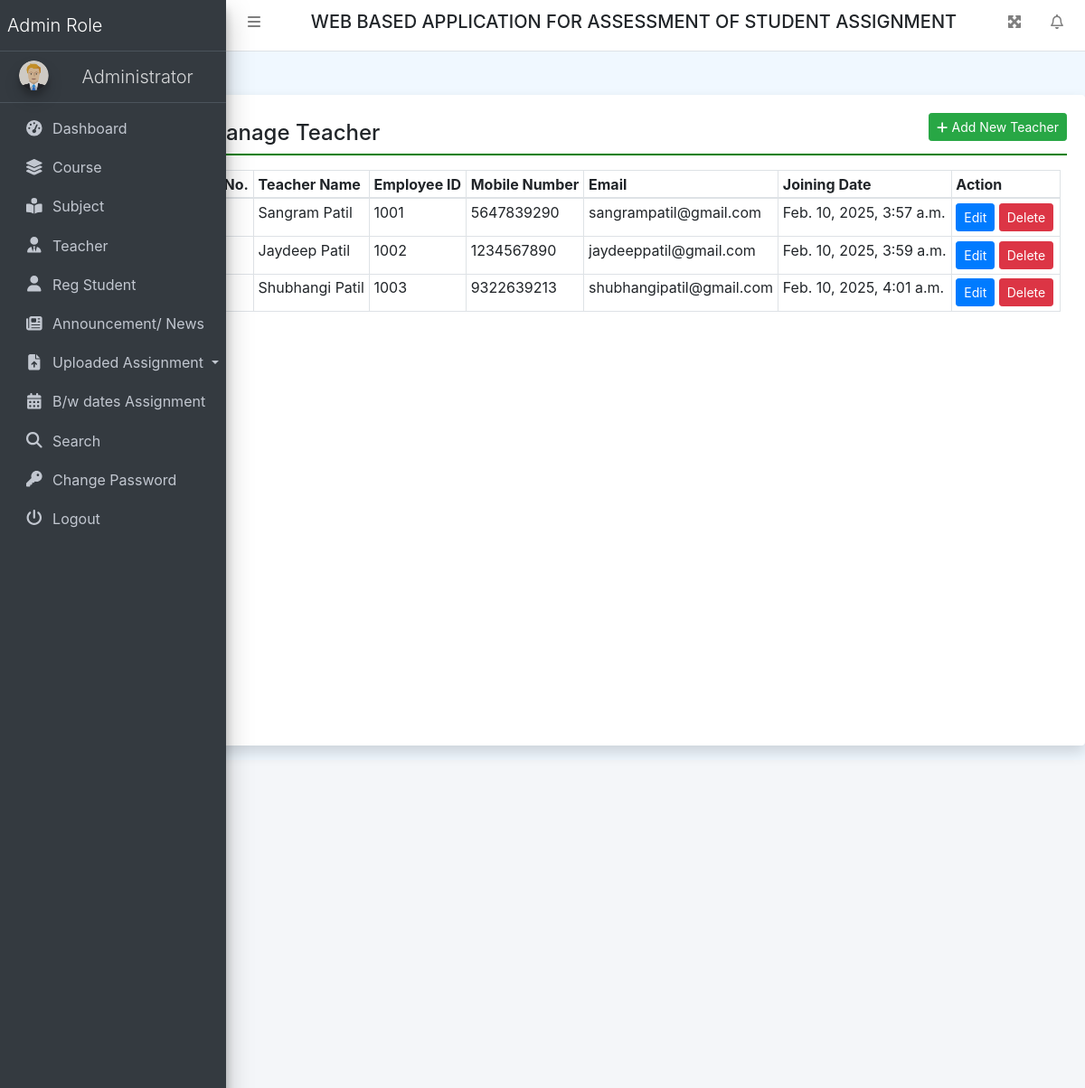
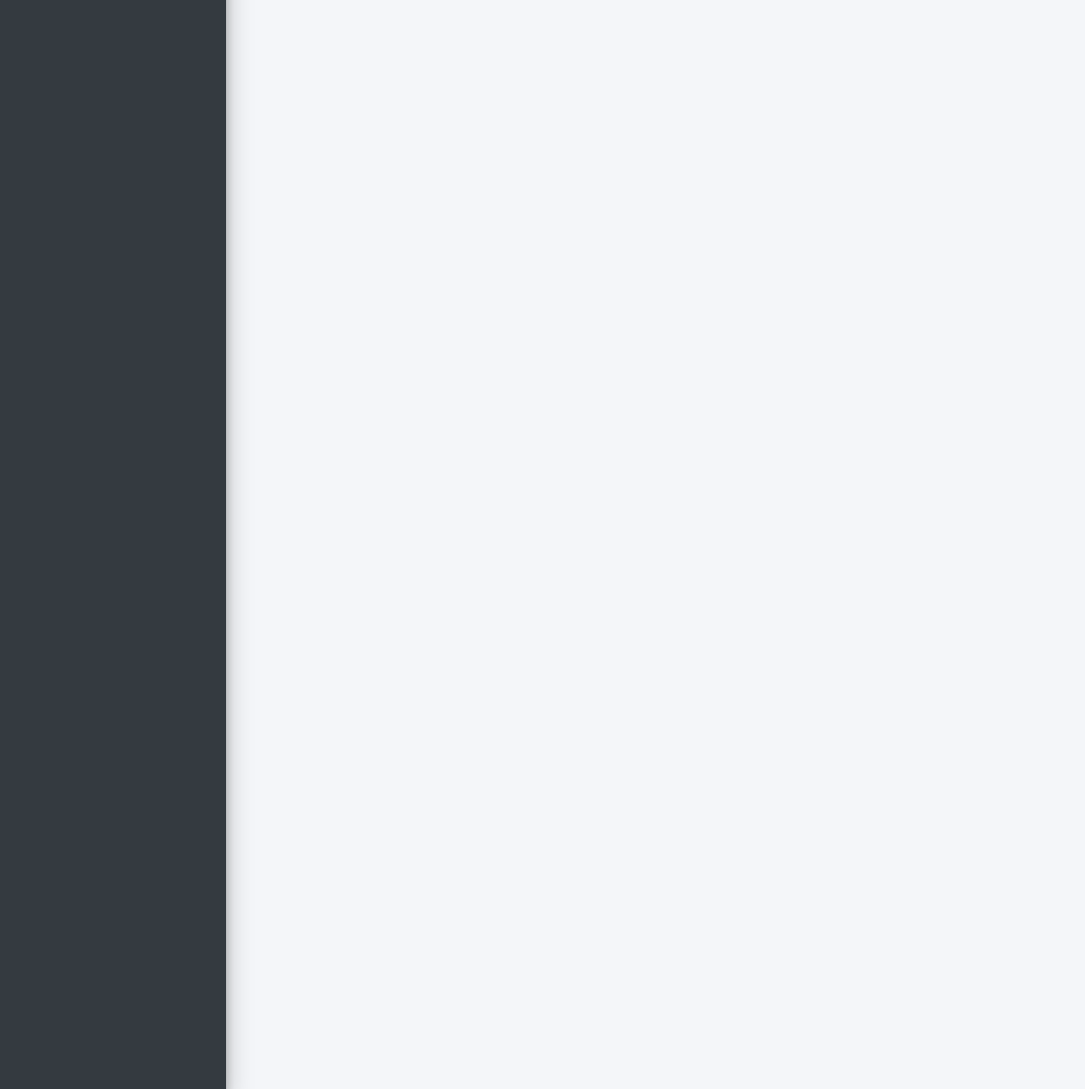
The page /teacher (signed in) on the database its author committed (2 pictures, top to bottom).
### collegeAssignment/models.py (models this page shows, shortened)
class Teacher(models.Model):
    users = models.ForeignKey(User, on_delete=models.CASCADE)
    EmpID = models.IntegerField(null=True)
    MobileNumber = models.CharField(max_length=15, null=True)
    Gender = models.CharField(max_length=50, null=True)
    Dob = models.DateField(null=True)
    course = models.ForeignKey(Course, on_delete=models.CASCADE)
    Religion = models.CharField(max_length=100, null=True)
    Address = models.CharField(max_length=300, null=True)
    ProfilePic = models.FileField(max_length=200, null=True)
    JoiningDate = models.DateTimeField(auto_now_add=True)

### collegeAssignment/views.py (the view, shortened to what this page needs)
# urls.py: path('teacher', teacher, name='teacher'),
def teacher(request):
    if not request.user.is_authenticated:
        return redirect('admin_login')
    course = Course.objects.all()
    teacher = Teacher.objects.all()
    try:
        empid = 1001 if Teacher.objects.count() == 0 else Teacher.objects.aggregate(max=Max('EmpID'))["max"] + 1
        error = ""
    except:
        pass
    return render(request, 'teacher.html', locals())

### collegeAssignment/templates/teacher.html (shortened to what this page needs)
{% extends 'header.html' %}
{% block main %}
<div class="card shadow mt-5 offset-2" style="min-height: 90vh">
    <div class="card-body">
        <a href="#" class="btn btn-success btn-sm float-right"
           data-target="#addpro" data-toggle="modal"><i class="fa fa-plus"></i>
            Add New Teacher</a>
        <h4 class="p-2" style="border-bottom: 2px solid green;">Manage
            Teacher</h4>
        <div class="container-fluid mt-3">
            <table class="table table-bordered table-sm">
                <thead>
                <tr>
                    <th>S No.</th>
                    <th>Teacher Name</th>
                    <th>Employee ID</th>
                    <th>Mobile Number</th>
                    <th>Email</th>
                    <th>Joining Date</th>
                    <th>Action</th>
                </tr>
                </thead>
                <tbody>
                {% for i in teacher %}
                <tr>
                    <td>{{forloop.counter}}</td>
                    <td>{{i.users.first_name}} {{i.users.last_name}}</td>
                    <td>{{i.EmpID}}</td>
                    <td>{{i.MobileNumber}}</td>
                    <td>{{i.users.username}}</td>
                    <td>{{i.JoiningDate}}</td>
                    <td style="width: 120px;">
                        <a href="{% url 'editTeacher' i.id %}" class="btn btn-primary btn-sm">Edit</a>
                        <a onclick="return confirm('Are you sure to Delete')" href="{% url 'deleteTeacher' i.users.id %}"
                           class="btn btn-sm btn-danger">Delete</a>
                    </td>
                </tr>
                {% endfor %}
                </tbody>
            </table>
        </div>
    </div>
</div>
{% endblock %}

### collegeAssignment/static/css/all.css (style rules this page uses)
.fa-plus:before { content: "\f067"; }

### collegeAssignment/templates/header.html (style rules this page uses)
body { background-color: aliceblue; }

### rows shown on the page
Teacher: users.first_name "Sangram", users.last_name "Patil", EmpID "1001", MobileNumber "5647839290", users.username "sangrampatil@gmail.com", JoiningDate "Feb. 10, 2025, 3:57 a.m."
Teacher: users.first_name "Jaydeep", users.last_name "Patil", EmpID "1002", MobileNumber "1234567890", users.username "jaydeeppatil@gmail.com", JoiningDate "Feb. 10, 2025, 3:59 a.m."
Teacher: users.first_name "Shubhangi", users.last_name "Patil", EmpID "1003", MobileNumber "9322639213", users.username "shubhangipatil@gmail.com", JoiningDate "Feb. 10, 2025, 4:01 a.m."
